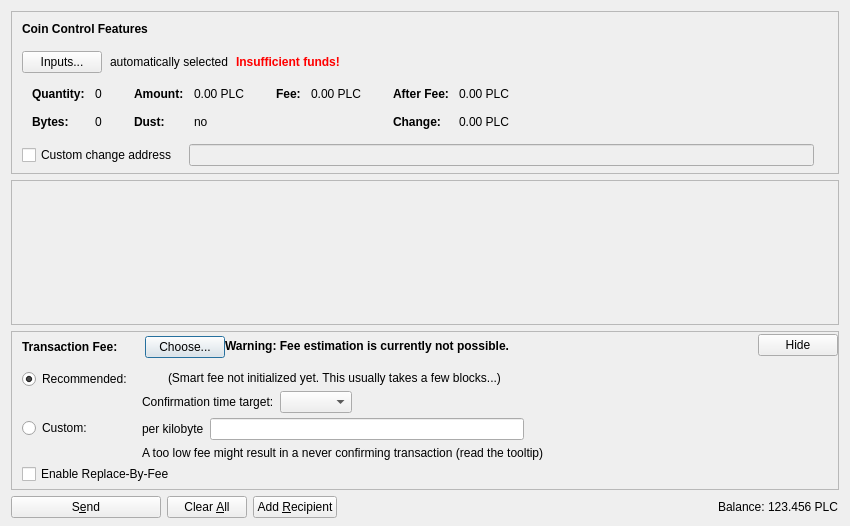
<?xml version="1.0" encoding="UTF-8"?>
<ui version="4.0">
 <class>SendCoinsDialog</class>
 <widget class="QDialog" name="SendCoinsDialog">
  <property name="geometry">
   <rect>
    <x>0</x>
    <y>0</y>
    <width>850</width>
    <height>526</height>
   </rect>
  </property>
  <property name="windowTitle">
   <string>Send Coins</string>
  </property>
  <layout class="QVBoxLayout" name="verticalLayout" stretch="0,1,0,0">
   <property name="bottomMargin">
    <number>8</number>
   </property>
   <item>
    <widget class="QFrame" name="frameCoinControl">
     <property name="sizePolicy">
      <sizepolicy hsizetype="Expanding" vsizetype="Expanding">
       <horstretch>0</horstretch>
       <verstretch>0</verstretch>
      </sizepolicy>
     </property>
     <property name="maximumSize">
      <size>
       <width>16777215</width>
       <height>16777215</height>
      </size>
     </property>
     <property name="frameShape">
      <enum>QFrame::StyledPanel</enum>
     </property>
     <property name="frameShadow">
      <enum>QFrame::Sunken</enum>
     </property>
     <layout class="QVBoxLayout" name="verticalLayoutCoinControl2">
      <property name="spacing">
       <number>0</number>
      </property>
      <property name="leftMargin">
       <number>0</number>
      </property>
      <property name="topMargin">
       <number>0</number>
      </property>
      <property name="rightMargin">
       <number>0</number>
      </property>
      <property name="bottomMargin">
       <number>6</number>
      </property>
      <item>
       <layout class="QVBoxLayout" name="verticalLayoutCoinControl" stretch="0,0,0,0,1">
        <property name="spacing">
         <number>0</number>
        </property>
        <property name="leftMargin">
         <number>10</number>
        </property>
        <property name="topMargin">
         <number>10</number>
        </property>
        <item>
         <layout class="QHBoxLayout" name="horizontalLayoutCoinControl1">
          <property name="bottomMargin">
           <number>15</number>
          </property>
          <item>
           <widget class="QLabel" name="labelCoinControlFeatures">
            <property name="sizePolicy">
             <sizepolicy hsizetype="Preferred" vsizetype="Maximum">
              <horstretch>0</horstretch>
              <verstretch>0</verstretch>
             </sizepolicy>
            </property>
            <property name="font">
             <font>
              <weight>75</weight>
              <bold>true</bold>
             </font>
            </property>
            <property name="styleSheet">
             <string notr="true">font-weight:bold;</string>
            </property>
            <property name="text">
             <string>Coin Control Features</string>
            </property>
           </widget>
          </item>
         </layout>
        </item>
        <item>
         <layout class="QHBoxLayout" name="horizontalLayoutCoinControl2" stretch="0,0,0,0">
          <property name="spacing">
           <number>8</number>
          </property>
          <property name="bottomMargin">
           <number>10</number>
          </property>
          <item>
           <widget class="QPushButton" name="pushButtonCoinControl">
            <property name="styleSheet">
             <string notr="true"/>
            </property>
            <property name="text">
             <string>Inputs...</string>
            </property>
            <property name="autoDefault">
             <bool>false</bool>
            </property>
           </widget>
          </item>
          <item>
           <widget class="QLabel" name="labelCoinControlAutomaticallySelected">
            <property name="text">
             <string>automatically selected</string>
            </property>
            <property name="margin">
             <number>5</number>
            </property>
           </widget>
          </item>
          <item>
           <widget class="QLabel" name="labelCoinControlInsuffFunds">
            <property name="font">
             <font>
              <weight>75</weight>
              <bold>true</bold>
             </font>
            </property>
            <property name="styleSheet">
             <string notr="true">color:red;font-weight:bold;</string>
            </property>
            <property name="text">
             <string>Insufficient funds!</string>
            </property>
            <property name="margin">
             <number>5</number>
            </property>
           </widget>
          </item>
          <item>
           <spacer name="horizontalSpacerCoinControl">
            <property name="orientation">
             <enum>Qt::Horizontal</enum>
            </property>
            <property name="sizeHint" stdset="0">
             <size>
              <width>40</width>
              <height>1</height>
             </size>
            </property>
           </spacer>
          </item>
         </layout>
        </item>
        <item>
         <widget class="QWidget" name="widgetCoinControl" native="true">
          <property name="sizePolicy">
           <sizepolicy hsizetype="Preferred" vsizetype="Preferred">
            <horstretch>0</horstretch>
            <verstretch>0</verstretch>
           </sizepolicy>
          </property>
          <property name="minimumSize">
           <size>
            <width>0</width>
            <height>0</height>
           </size>
          </property>
          <property name="styleSheet">
           <string notr="true"/>
          </property>
          <layout class="QHBoxLayout" name="horizontalLayoutCoinControl5">
           <property name="leftMargin">
            <number>0</number>
           </property>
           <property name="topMargin">
            <number>0</number>
           </property>
           <property name="rightMargin">
            <number>0</number>
           </property>
           <property name="bottomMargin">
            <number>0</number>
           </property>
           <item>
            <layout class="QHBoxLayout" name="horizontalLayoutCoinControl3" stretch="0,0,0,1">
             <property name="spacing">
              <number>20</number>
             </property>
             <property name="topMargin">
              <number>0</number>
             </property>
             <property name="bottomMargin">
              <number>10</number>
             </property>
             <item>
              <layout class="QFormLayout" name="formLayoutCoinControl1">
               <property name="horizontalSpacing">
                <number>10</number>
               </property>
               <property name="verticalSpacing">
                <number>14</number>
               </property>
               <property name="leftMargin">
                <number>10</number>
               </property>
               <property name="topMargin">
                <number>4</number>
               </property>
               <property name="rightMargin">
                <number>6</number>
               </property>
               <item row="0" column="0">
                <widget class="QLabel" name="labelCoinControlQuantityText">
                 <property name="font">
                  <font>
                   <weight>75</weight>
                   <bold>true</bold>
                  </font>
                 </property>
                 <property name="text">
                  <string>Quantity:</string>
                 </property>
                 <property name="margin">
                  <number>0</number>
                 </property>
                </widget>
               </item>
               <item row="0" column="1">
                <widget class="QLabel" name="labelCoinControlQuantity">
                 <property name="cursor">
                  <cursorShape>IBeamCursor</cursorShape>
                 </property>
                 <property name="contextMenuPolicy">
                  <enum>Qt::ActionsContextMenu</enum>
                 </property>
                 <property name="text">
                  <string notr="true">0</string>
                 </property>
                 <property name="margin">
                  <number>0</number>
                 </property>
                 <property name="textInteractionFlags">
                  <set>Qt::LinksAccessibleByMouse|Qt::TextSelectableByKeyboard|Qt::TextSelectableByMouse</set>
                 </property>
                </widget>
               </item>
               <item row="1" column="0">
                <widget class="QLabel" name="labelCoinControlBytesText">
                 <property name="font">
                  <font>
                   <weight>75</weight>
                   <bold>true</bold>
                  </font>
                 </property>
                 <property name="text">
                  <string>Bytes:</string>
                 </property>
                </widget>
               </item>
               <item row="1" column="1">
                <widget class="QLabel" name="labelCoinControlBytes">
                 <property name="cursor">
                  <cursorShape>IBeamCursor</cursorShape>
                 </property>
                 <property name="contextMenuPolicy">
                  <enum>Qt::ActionsContextMenu</enum>
                 </property>
                 <property name="text">
                  <string notr="true">0</string>
                 </property>
                 <property name="textInteractionFlags">
                  <set>Qt::LinksAccessibleByMouse|Qt::TextSelectableByKeyboard|Qt::TextSelectableByMouse</set>
                 </property>
                </widget>
               </item>
              </layout>
             </item>
             <item>
              <layout class="QFormLayout" name="formLayoutCoinControl2">
               <property name="horizontalSpacing">
                <number>10</number>
               </property>
               <property name="verticalSpacing">
                <number>14</number>
               </property>
               <property name="leftMargin">
                <number>6</number>
               </property>
               <property name="topMargin">
                <number>4</number>
               </property>
               <property name="rightMargin">
                <number>6</number>
               </property>
               <item row="0" column="0">
                <widget class="QLabel" name="labelCoinControlAmountText">
                 <property name="font">
                  <font>
                   <weight>75</weight>
                   <bold>true</bold>
                  </font>
                 </property>
                 <property name="text">
                  <string>Amount:</string>
                 </property>
                 <property name="margin">
                  <number>0</number>
                 </property>
                </widget>
               </item>
               <item row="0" column="1">
                <widget class="QLabel" name="labelCoinControlAmount">
                 <property name="cursor">
                  <cursorShape>IBeamCursor</cursorShape>
                 </property>
                 <property name="contextMenuPolicy">
                  <enum>Qt::ActionsContextMenu</enum>
                 </property>
                 <property name="text">
                  <string notr="true">0.00 PLC</string>
                 </property>
                 <property name="textInteractionFlags">
                  <set>Qt::LinksAccessibleByMouse|Qt::TextSelectableByKeyboard|Qt::TextSelectableByMouse</set>
                 </property>
                </widget>
               </item>
               <item row="1" column="0">
                <widget class="QLabel" name="labelCoinControlLowOutputText">
                 <property name="font">
                  <font>
                   <weight>75</weight>
                   <bold>true</bold>
                  </font>
                 </property>
                 <property name="text">
                  <string>Dust:</string>
                 </property>
                </widget>
               </item>
               <item row="1" column="1">
                <widget class="QLabel" name="labelCoinControlLowOutput">
                 <property name="cursor">
                  <cursorShape>IBeamCursor</cursorShape>
                 </property>
                 <property name="contextMenuPolicy">
                  <enum>Qt::ActionsContextMenu</enum>
                 </property>
                 <property name="text">
                  <string notr="true">no</string>
                 </property>
                 <property name="textInteractionFlags">
                  <set>Qt::LinksAccessibleByMouse|Qt::TextSelectableByKeyboard|Qt::TextSelectableByMouse</set>
                 </property>
                </widget>
               </item>
              </layout>
             </item>
             <item>
              <layout class="QFormLayout" name="formLayoutCoinControl3">
               <property name="horizontalSpacing">
                <number>10</number>
               </property>
               <property name="verticalSpacing">
                <number>14</number>
               </property>
               <property name="leftMargin">
                <number>6</number>
               </property>
               <property name="topMargin">
                <number>4</number>
               </property>
               <property name="rightMargin">
                <number>6</number>
               </property>
               <item row="0" column="0">
                <widget class="QLabel" name="labelCoinControlFeeText">
                 <property name="font">
                  <font>
                   <weight>75</weight>
                   <bold>true</bold>
                  </font>
                 </property>
                 <property name="text">
                  <string>Fee:</string>
                 </property>
                 <property name="margin">
                  <number>0</number>
                 </property>
                </widget>
               </item>
               <item row="0" column="1">
                <widget class="QLabel" name="labelCoinControlFee">
                 <property name="cursor">
                  <cursorShape>IBeamCursor</cursorShape>
                 </property>
                 <property name="contextMenuPolicy">
                  <enum>Qt::ActionsContextMenu</enum>
                 </property>
                 <property name="text">
                  <string notr="true">0.00 PLC</string>
                 </property>
                 <property name="textInteractionFlags">
                  <set>Qt::LinksAccessibleByMouse|Qt::TextSelectableByKeyboard|Qt::TextSelectableByMouse</set>
                 </property>
                </widget>
               </item>
              </layout>
             </item>
             <item>
              <layout class="QFormLayout" name="formLayoutCoinControl4">
               <property name="horizontalSpacing">
                <number>10</number>
               </property>
               <property name="verticalSpacing">
                <number>14</number>
               </property>
               <property name="leftMargin">
                <number>6</number>
               </property>
               <property name="topMargin">
                <number>4</number>
               </property>
               <property name="rightMargin">
                <number>6</number>
               </property>
               <item row="0" column="0">
                <widget class="QLabel" name="labelCoinControlAfterFeeText">
                 <property name="font">
                  <font>
                   <weight>75</weight>
                   <bold>true</bold>
                  </font>
                 </property>
                 <property name="text">
                  <string>After Fee:</string>
                 </property>
                 <property name="margin">
                  <number>0</number>
                 </property>
                </widget>
               </item>
               <item row="0" column="1">
                <widget class="QLabel" name="labelCoinControlAfterFee">
                 <property name="cursor">
                  <cursorShape>IBeamCursor</cursorShape>
                 </property>
                 <property name="contextMenuPolicy">
                  <enum>Qt::ActionsContextMenu</enum>
                 </property>
                 <property name="text">
                  <string notr="true">0.00 PLC</string>
                 </property>
                 <property name="textInteractionFlags">
                  <set>Qt::LinksAccessibleByMouse|Qt::TextSelectableByKeyboard|Qt::TextSelectableByMouse</set>
                 </property>
                </widget>
               </item>
               <item row="1" column="0">
                <widget class="QLabel" name="labelCoinControlChangeText">
                 <property name="font">
                  <font>
                   <weight>75</weight>
                   <bold>true</bold>
                  </font>
                 </property>
                 <property name="text">
                  <string>Change:</string>
                 </property>
                </widget>
               </item>
               <item row="1" column="1">
                <widget class="QLabel" name="labelCoinControlChange">
                 <property name="cursor">
                  <cursorShape>IBeamCursor</cursorShape>
                 </property>
                 <property name="contextMenuPolicy">
                  <enum>Qt::ActionsContextMenu</enum>
                 </property>
                 <property name="text">
                  <string notr="true">0.00 PLC</string>
                 </property>
                 <property name="textInteractionFlags">
                  <set>Qt::LinksAccessibleByMouse|Qt::TextSelectableByKeyboard|Qt::TextSelectableByMouse</set>
                 </property>
                </widget>
               </item>
              </layout>
             </item>
            </layout>
           </item>
          </layout>
         </widget>
        </item>
        <item>
         <layout class="QHBoxLayout" name="horizontalLayoutCoinControl4" stretch="0,0,0">
          <property name="spacing">
           <number>12</number>
          </property>
          <property name="sizeConstraint">
           <enum>QLayout::SetDefaultConstraint</enum>
          </property>
          <property name="topMargin">
           <number>5</number>
          </property>
          <property name="rightMargin">
           <number>5</number>
          </property>
          <item>
           <widget class="QCheckBox" name="checkBoxCoinControlChange">
            <property name="toolTip">
             <string>If this is activated, but the change address is empty or invalid, change will be sent to a newly generated address.</string>
            </property>
            <property name="text">
             <string>Custom change address</string>
            </property>
           </widget>
          </item>
          <item>
           <widget class="QValidatedLineEdit" name="lineEditCoinControlChange">
            <property name="enabled">
             <bool>false</bool>
            </property>
            <property name="sizePolicy">
             <sizepolicy hsizetype="Expanding" vsizetype="Fixed">
              <horstretch>0</horstretch>
              <verstretch>0</verstretch>
             </sizepolicy>
            </property>
           </widget>
          </item>
          <item>
           <widget class="QLabel" name="labelCoinControlChangeLabel">
            <property name="sizePolicy">
             <sizepolicy hsizetype="Preferred" vsizetype="Expanding">
              <horstretch>0</horstretch>
              <verstretch>0</verstretch>
             </sizepolicy>
            </property>
            <property name="minimumSize">
             <size>
              <width>0</width>
              <height>0</height>
             </size>
            </property>
            <property name="text">
             <string/>
            </property>
            <property name="margin">
             <number>3</number>
            </property>
           </widget>
          </item>
         </layout>
        </item>
        <item>
         <spacer name="verticalSpacerCoinControl">
          <property name="orientation">
           <enum>Qt::Vertical</enum>
          </property>
          <property name="sizeHint" stdset="0">
           <size>
            <width>800</width>
            <height>1</height>
           </size>
          </property>
         </spacer>
        </item>
       </layout>
      </item>
     </layout>
    </widget>
   </item>
   <item>
    <widget class="QScrollArea" name="scrollArea">
     <property name="widgetResizable">
      <bool>true</bool>
     </property>
     <widget class="QWidget" name="scrollAreaWidgetContents">
      <property name="geometry">
       <rect>
        <x>0</x>
        <y>0</y>
        <width>830</width>
        <height>104</height>
       </rect>
      </property>
      <layout class="QVBoxLayout" name="verticalLayout_2" stretch="0,1">
       <property name="leftMargin">
        <number>0</number>
       </property>
       <property name="topMargin">
        <number>0</number>
       </property>
       <property name="rightMargin">
        <number>0</number>
       </property>
       <property name="bottomMargin">
        <number>0</number>
       </property>
       <item>
        <layout class="QVBoxLayout" name="entries">
         <property name="spacing">
          <number>6</number>
         </property>
        </layout>
       </item>
       <item>
        <spacer name="verticalSpacer">
         <property name="orientation">
          <enum>Qt::Vertical</enum>
         </property>
         <property name="sizeHint" stdset="0">
          <size>
           <width>20</width>
           <height>40</height>
          </size>
         </property>
        </spacer>
       </item>
      </layout>
     </widget>
    </widget>
   </item>
   <item>
    <widget class="QFrame" name="frameFee">
     <property name="sizePolicy">
      <sizepolicy hsizetype="Expanding" vsizetype="Expanding">
       <horstretch>0</horstretch>
       <verstretch>0</verstretch>
      </sizepolicy>
     </property>
     <property name="maximumSize">
      <size>
       <width>16777215</width>
       <height>16777215</height>
      </size>
     </property>
     <property name="frameShape">
      <enum>QFrame::StyledPanel</enum>
     </property>
     <property name="frameShadow">
      <enum>QFrame::Sunken</enum>
     </property>
     <layout class="QVBoxLayout" name="verticalLayoutFee1">
      <property name="spacing">
       <number>0</number>
      </property>
      <property name="leftMargin">
       <number>0</number>
      </property>
      <property name="topMargin">
       <number>0</number>
      </property>
      <property name="rightMargin">
       <number>0</number>
      </property>
      <property name="bottomMargin">
       <number>0</number>
      </property>
      <item>
       <layout class="QVBoxLayout" name="verticalLayoutFee2" stretch="0,0,0">
        <property name="spacing">
         <number>0</number>
        </property>
        <property name="leftMargin">
         <number>10</number>
        </property>
        <property name="topMargin">
         <number>0</number>
        </property>
        <item>
         <layout class="QHBoxLayout" name="horizontalLayoutFee1">
          <property name="bottomMargin">
           <number>0</number>
          </property>
          <item>
           <layout class="QVBoxLayout" name="verticalLayoutFee7">
            <property name="spacing">
             <number>0</number>
            </property>
            <item>
             <spacer name="verticalSpacerSmartFee">
              <property name="orientation">
               <enum>Qt::Vertical</enum>
              </property>
              <property name="sizeType">
               <enum>QSizePolicy::Fixed</enum>
              </property>
              <property name="sizeHint" stdset="0">
               <size>
                <width>1</width>
                <height>4</height>
               </size>
              </property>
             </spacer>
            </item>
            <item>
             <layout class="QHBoxLayout" name="horizontalLayoutSmartFee">
              <property name="spacing">
               <number>10</number>
              </property>
              <item>
               <widget class="QLabel" name="labelFeeHeadline">
                <property name="sizePolicy">
                 <sizepolicy hsizetype="Preferred" vsizetype="Maximum">
                  <horstretch>0</horstretch>
                  <verstretch>0</verstretch>
                 </sizepolicy>
                </property>
                <property name="font">
                 <font>
                  <weight>75</weight>
                  <bold>true</bold>
                 </font>
                </property>
                <property name="styleSheet">
                 <string notr="true">font-weight:bold;</string>
                </property>
                <property name="text">
                 <string>Transaction Fee:</string>
                </property>
               </widget>
              </item>
              <item>
               <widget class="QLabel" name="labelFeeMinimized">
                <property name="text">
                 <string/>
                </property>
               </widget>
              </item>
              <item>
               <widget class="QPushButton" name="buttonChooseFee">
                <property name="text">
                 <string>Choose...</string>
                </property>
               </widget>
              </item>
             </layout>
            </item>
            <item>
             <spacer name="verticalSpacer_5">
              <property name="orientation">
               <enum>Qt::Vertical</enum>
              </property>
              <property name="sizeHint" stdset="0">
               <size>
                <width>1</width>
                <height>1</height>
               </size>
              </property>
             </spacer>
            </item>
           </layout>
          </item>
          <item>
           <widget class="QLabel" name="fallbackFeeWarningLabel">
            <property name="toolTip">
             <string>Using the fallbackfee can result in sending a transaction that will take several hours or days (or never) to confirm. Consider choosing your fee manually or wait until you have validated the complete chain.</string>
            </property>
            <property name="font">
            <font>
                <weight>75</weight>
                <bold>true</bold>
            </font>
            </property>
            <property name="text">
             <string>Warning: Fee estimation is currently not possible.</string>
            </property>
            <property name="wordWrap">
             <bool>false</bool>
            </property>
           </widget>
          </item>
          <item>
           <spacer name="horizontalSpacer_4">
            <property name="orientation">
             <enum>Qt::Horizontal</enum>
            </property>
            <property name="sizeType">
             <enum>QSizePolicy::MinimumExpanding</enum>
            </property>
            <property name="sizeHint" stdset="0">
             <size>
              <width>40</width>
              <height>20</height>
             </size>
            </property>
           </spacer>
          </item>
          <item>
           <widget class="QPushButton" name="buttonMinimizeFee">
            <property name="toolTip">
             <string>collapse fee-settings</string>
            </property>
            <property name="text">
             <string>Hide</string>
            </property>
           </widget>
          </item>
         </layout>
        </item>
        <item>
         <widget class="QFrame" name="frameFeeSelection">
          <layout class="QVBoxLayout" name="verticalLayoutFee12">
           <property name="spacing">
            <number>0</number>
           </property>
           <property name="leftMargin">
            <number>0</number>
           </property>
           <property name="topMargin">
            <number>0</number>
           </property>
           <property name="rightMargin">
            <number>0</number>
           </property>
           <property name="bottomMargin">
            <number>0</number>
           </property>
           <item>
            <layout class="QGridLayout" name="gridLayoutFee">
             <property name="topMargin">
              <number>10</number>
             </property>
             <property name="bottomMargin">
              <number>4</number>
             </property>
             <property name="horizontalSpacing">
              <number>10</number>
             </property>
             <property name="verticalSpacing">
              <number>4</number>
             </property>
             <item row="1" column="1">
              <layout class="QVBoxLayout" name="verticalLayoutFee8">
               <property name="spacing">
                <number>6</number>
               </property>
               <item>
                <layout class="QHBoxLayout" name="horizontalLayoutFee13">
                 <item>
                  <widget class="QLabel" name="labelCustomPerKilobyte">
                   <property name="toolTip">
                    <string>Specify a custom fee per kB (1,000 bytes) of the transaction's virtual size.

Note:  Since the fee is calculated on a per-byte basis, a fee of "100 satoshis per kB" for a transaction size of 500 bytes (half of 1 kB) would ultimately yield a fee of only 50 satoshis.</string>
                   </property>
                   <property name="text">
                    <string>per kilobyte</string>
                   </property>
                  </widget>
                 </item>
                 <item>
                  <widget class="BitcoinAmountField" name="customFee"/>
                 </item>
                 <item>
                  <spacer name="horizontalSpacer_6">
                   <property name="orientation">
                    <enum>Qt::Horizontal</enum>
                   </property>
                   <property name="sizeHint" stdset="0">
                    <size>
                     <width>1</width>
                     <height>1</height>
                    </size>
                   </property>
                  </spacer>
                 </item>
                </layout>
               </item>
               <item>
                <layout class="QHBoxLayout" name="horizontalLayoutFee8">
                 <item>
                  <widget class="QLabel" name="labelCustomFeeWarning">
                   <property name="enabled">
                    <bool>true</bool>
                   </property>
                   <property name="toolTip">
                    <string>When there is less transaction volume than space in the blocks, miners as well as relaying nodes may enforce a minimum fee. Paying only this minimum fee is just fine, but be aware that this can result in a never confirming transaction once there is more demand for bitcoin transactions than the network can process.</string>
                   </property>
                   <property name="text">
                    <string>A too low fee might result in a never confirming transaction (read the tooltip)</string>
                   </property>
                  </widget>
                 </item>
                 <item>
                  <spacer name="horizontalSpacer_2">
                   <property name="orientation">
                    <enum>Qt::Horizontal</enum>
                   </property>
                   <property name="sizeHint" stdset="0">
                    <size>
                     <width>1</width>
                     <height>1</height>
                    </size>
                   </property>
                  </spacer>
                 </item>
                </layout>
               </item>
              </layout>
             </item>
             <item row="0" column="0">
              <layout class="QVBoxLayout" name="verticalLayoutFee4" stretch="0,1">
               <item>
                <widget class="QRadioButton" name="radioSmartFee">
                 <property name="text">
                  <string>Recommended:</string>
                 </property>
                 <property name="checked">
                  <bool>true</bool>
                 </property>
                 <attribute name="buttonGroup">
                  <string notr="true">groupFee</string>
                 </attribute>
                </widget>
               </item>
               <item>
                <spacer name="verticalSpacer_2">
                 <property name="orientation">
                  <enum>Qt::Vertical</enum>
                 </property>
                 <property name="sizeHint" stdset="0">
                  <size>
                   <width>1</width>
                   <height>1</height>
                  </size>
                 </property>
                </spacer>
               </item>
              </layout>
             </item>
             <item row="1" column="0">
              <layout class="QVBoxLayout" name="verticalLayoutFee9" stretch="0,1">
               <item>
                <widget class="QRadioButton" name="radioCustomFee">
                 <property name="text">
                  <string>Custom:</string>
                 </property>
                 <attribute name="buttonGroup">
                  <string notr="true">groupFee</string>
                 </attribute>
                </widget>
               </item>
               <item>
                <spacer name="verticalSpacer_6">
                 <property name="orientation">
                  <enum>Qt::Vertical</enum>
                 </property>
                 <property name="sizeHint" stdset="0">
                  <size>
                   <width>1</width>
                   <height>1</height>
                  </size>
                 </property>
                </spacer>
               </item>
              </layout>
             </item>
             <item row="0" column="1">
              <layout class="QVBoxLayout" name="verticalLayoutFee3" stretch="0,0,1">
               <property name="spacing">
                <number>6</number>
               </property>
               <property name="topMargin">
                <number>2</number>
               </property>
               <item>
                <layout class="QHBoxLayout" name="horizontalLayoutFee12">
                 <item>
                  <widget class="QLabel" name="labelSmartFee">
                   <property name="text">
                    <string/>
                   </property>
                  </widget>
                 </item>
                 <item>
                  <widget class="QLabel" name="labelFeeEstimation">
                   <property name="text">
                    <string/>
                   </property>
                  </widget>
                 </item>
                 <item>
                  <widget class="QLabel" name="labelSmartFee2">
                   <property name="text">
                    <string>(Smart fee not initialized yet. This usually takes a few blocks...)</string>
                   </property>
                  </widget>
                 </item>
                 <item>
                  <spacer name="horizontalSpacer_5">
                   <property name="orientation">
                    <enum>Qt::Horizontal</enum>
                   </property>
                   <property name="sizeHint" stdset="0">
                    <size>
                     <width>1</width>
                     <height>1</height>
                    </size>
                   </property>
                  </spacer>
                 </item>
                </layout>
               </item>
               <item>
                <layout class="QHBoxLayout" name="horizontalLayoutFee9">
                 <item>
                  <layout class="QVBoxLayout" name="verticalLayoutFee6">
                   <item>
                    <widget class="QLabel" name="labelSmartFee3">
                     <property name="text">
                      <string>Confirmation time target:</string>
                     </property>
                    </widget>
                   </item>
                  </layout>
                 </item>
                 <item>
                  <layout class="QVBoxLayout" name="verticalLayoutFee5">
                   <property name="rightMargin">
                    <number>30</number>
                   </property>
                   <item>
                    <layout class="QHBoxLayout" name="horizontalLayoutConfTarget">
                     <property name="bottomMargin">
                      <number>0</number>
                     </property>
                     <item>
                      <widget class="QComboBox" name="confTargetSelector"/>
                     </item>
                     <item>
                      <spacer name="horizontalSpacerConfTarget">
                       <property name="orientation">
                        <enum>Qt::Horizontal</enum>
                       </property>
                       <property name="sizeHint" stdset="0">
                        <size>
                         <width>40</width>
                         <height>20</height>
                        </size>
                       </property>
                      </spacer>
                     </item>
                    </layout>
                   </item>
                  </layout>
                 </item>
                </layout>
               </item>
               <item>
                <spacer name="verticalSpacer_4">
                 <property name="orientation">
                  <enum>Qt::Vertical</enum>
                 </property>
                 <property name="sizeHint" stdset="0">
                  <size>
                   <width>1</width>
                   <height>1</height>
                  </size>
                 </property>
                </spacer>
               </item>
              </layout>
             </item>
            </layout>
           </item>
           <item>
            <widget class="QCheckBox" name="optInRBF">
             <property name="text">
              <string>Enable Replace-By-Fee</string>
             </property>
             <property name="toolTip">
              <string>With Replace-By-Fee (BIP-125) you can increase a transaction's fee after it is sent. Without this, a higher fee may be recommended to compensate for increased transaction delay risk.</string>
             </property>
            </widget>
           </item>
          </layout>
         </widget>
        </item>
        <item>
         <spacer name="verticalSpacerFee">
          <property name="orientation">
           <enum>Qt::Vertical</enum>
          </property>
          <property name="sizeHint" stdset="0">
           <size>
            <width>40</width>
            <height>5</height>
           </size>
          </property>
         </spacer>
        </item>
       </layout>
      </item>
     </layout>
    </widget>
   </item>
   <item>
    <layout class="QHBoxLayout" name="horizontalLayout">
     <item>
      <widget class="QPushButton" name="sendButton">
       <property name="minimumSize">
        <size>
         <width>150</width>
         <height>0</height>
        </size>
       </property>
       <property name="toolTip">
        <string>Confirm the send action</string>
       </property>
       <property name="text">
        <string>S&amp;end</string>
       </property>
       <property name="icon">
        <iconset resource="../bitcoin.qrc">
         <normaloff>:/icons/send</normaloff>:/icons/send</iconset>
       </property>
       <property name="autoDefault">
        <bool>false</bool>
       </property>
       <property name="default">
        <bool>false</bool>
       </property>
      </widget>
     </item>
     <item>
      <widget class="QPushButton" name="clearButton">
       <property name="sizePolicy">
        <sizepolicy hsizetype="Minimum" vsizetype="Fixed">
         <horstretch>0</horstretch>
         <verstretch>0</verstretch>
        </sizepolicy>
       </property>
       <property name="toolTip">
        <string>Clear all fields of the form.</string>
       </property>
       <property name="text">
        <string>Clear &amp;All</string>
       </property>
       <property name="icon">
        <iconset resource="../bitcoin.qrc">
         <normaloff>:/icons/remove</normaloff>:/icons/remove</iconset>
       </property>
       <property name="autoDefault">
        <bool>false</bool>
       </property>
      </widget>
     </item>
     <item>
      <widget class="QPushButton" name="addButton">
       <property name="toolTip">
        <string>Send to multiple recipients at once</string>
       </property>
       <property name="text">
        <string>Add &amp;Recipient</string>
       </property>
       <property name="icon">
        <iconset resource="../bitcoin.qrc">
         <normaloff>:/icons/add</normaloff>:/icons/add</iconset>
       </property>
       <property name="autoDefault">
        <bool>false</bool>
       </property>
      </widget>
     </item>
     <item>
      <spacer name="horizontalSpacer">
       <property name="orientation">
        <enum>Qt::Horizontal</enum>
       </property>
       <property name="sizeHint" stdset="0">
        <size>
         <width>40</width>
         <height>20</height>
        </size>
       </property>
      </spacer>
     </item>
     <item>
      <layout class="QHBoxLayout" name="horizontalLayout_2">
       <property name="spacing">
        <number>3</number>
       </property>
       <item>
        <widget class="QLabel" name="label">
         <property name="sizePolicy">
          <sizepolicy hsizetype="Preferred" vsizetype="Fixed">
           <horstretch>0</horstretch>
           <verstretch>0</verstretch>
          </sizepolicy>
         </property>
         <property name="text">
          <string>Balance:</string>
         </property>
        </widget>
       </item>
       <item>
        <widget class="QLabel" name="labelBalance">
         <property name="sizePolicy">
          <sizepolicy hsizetype="Preferred" vsizetype="Fixed">
           <horstretch>0</horstretch>
           <verstretch>0</verstretch>
          </sizepolicy>
         </property>
         <property name="cursor">
          <cursorShape>IBeamCursor</cursorShape>
         </property>
         <property name="text">
          <string notr="true">123.456 PLC</string>
         </property>
         <property name="textInteractionFlags">
          <set>Qt::LinksAccessibleByMouse|Qt::TextSelectableByKeyboard|Qt::TextSelectableByMouse</set>
         </property>
        </widget>
       </item>
      </layout>
     </item>
    </layout>
   </item>
  </layout>
 </widget>
 <customwidgets>
  <customwidget>
   <class>QValidatedLineEdit</class>
   <extends>QLineEdit</extends>
   <header>qt/qvalidatedlineedit.h</header>
  </customwidget>
  <customwidget>
   <class>BitcoinAmountField</class>
   <extends>QLineEdit</extends>
   <header>qt/bitcoinamountfield.h</header>
   <container>1</container>
  </customwidget>
 </customwidgets>
 <resources>
  <include location="../bitcoin.qrc"/>
 </resources>
 <connections/>
 <buttongroups>
  <buttongroup name="groupFee"/>
 </buttongroups>
</ui>
